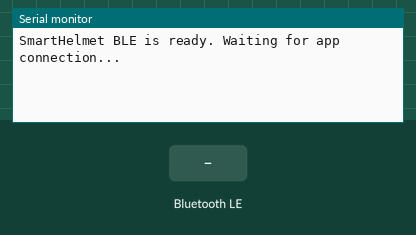
Simulated run of this sketch. Board: ESP32. Shown: the last lines printed to the serial monitor. The test bench sets the inputs (shaded band). Nothing arrives over Bluetooth unless stated; a phone connects over Bluetooth LE 3 s after start.

Above: at 1.2 s.
1.3 s: Bluetooth LE write "1" received
At 2.1 s:
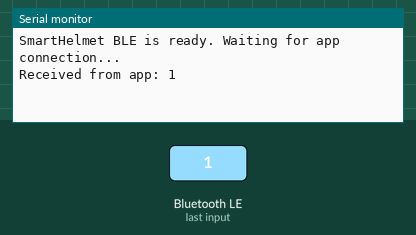
4.3 s: Bluetooth LE write "0" received
At 5.5 s:
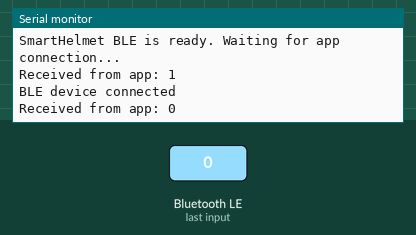
5.8 s: Bluetooth LE write "2" received
At 6.8 s:
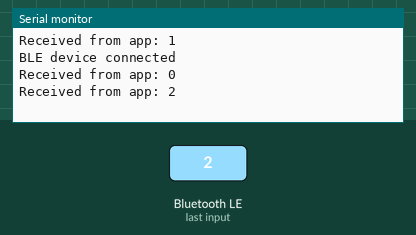

Measured:
- after the input at 1.3 s, the serial monitor: prints a new line after 0.05 s (image 1)
- after the input at 4.3 s, the serial monitor: prints a new line after 0.05 s (image 2)
- after the input at 5.8 s, the serial monitor: prints a new line after 0.05 s (image 3)

The sketch:

BlueTooth.ino
```cpp
#include <BLEDevice.h>
#include <BLEServer.h>
#include <BLEUtils.h>
#include <BLE2902.h>

#define SERVICE_UUID           "19b10000-e8f2-537e-4f6c-d104768a1214"
#define CHARACTERISTIC_UUID_TX "19b10001-e8f2-537e-4f6c-d104768a1214"

BLECharacteristic *pCharacteristic;
bool deviceConnected = false;

class MyServerCallbacks : public BLEServerCallbacks {
  void onConnect(BLEServer* pServer) {
    deviceConnected = true;
    Serial.println("BLE device connected");
  };
  void onDisconnect(BLEServer* pServer) {
    deviceConnected = false;
    Serial.println("BLE device disconnected");
  }
};

class MyCallbacks : public BLECharacteristicCallbacks {
  void onWrite(BLECharacteristic *pCharacteristic) {
   String value = pCharacteristic->getValue().c_str();
    if (value.length() > 0) {
      Serial.print("Received from app: ");
      Serial.println(value.c_str());
    }
  }
};

void setup() {
  Serial.begin(115200);

  BLEDevice::init("SmartHelmet"); // Same name shown on phone
  BLEServer *pServer = BLEDevice::createServer();
  pServer->setCallbacks(new MyServerCallbacks());

  BLEService *pService = pServer->createService(SERVICE_UUID);
  pCharacteristic = pService->createCharacteristic(
                      CHARACTERISTIC_UUID_TX,
                      BLECharacteristic::PROPERTY_READ |
                      BLECharacteristic::PROPERTY_WRITE |
                      BLECharacteristic::PROPERTY_NOTIFY
                    );
  pCharacteristic->addDescriptor(new BLE2902());
  pCharacteristic->setCallbacks(new MyCallbacks());

  pService->start();
  BLEAdvertising *pAdvertising = BLEDevice::getAdvertising();
  pAdvertising->addServiceUUID(SERVICE_UUID);
  BLEDevice::startAdvertising();

  Serial.println("SmartHelmet BLE is ready. Waiting for app connection...");
}

void loop() {
  if (deviceConnected) {
    // Example: send feedback to app
    pCharacteristic->setValue("ESP32 active");
    pCharacteristic->notify();
    delay(2000);
  }
}
```
